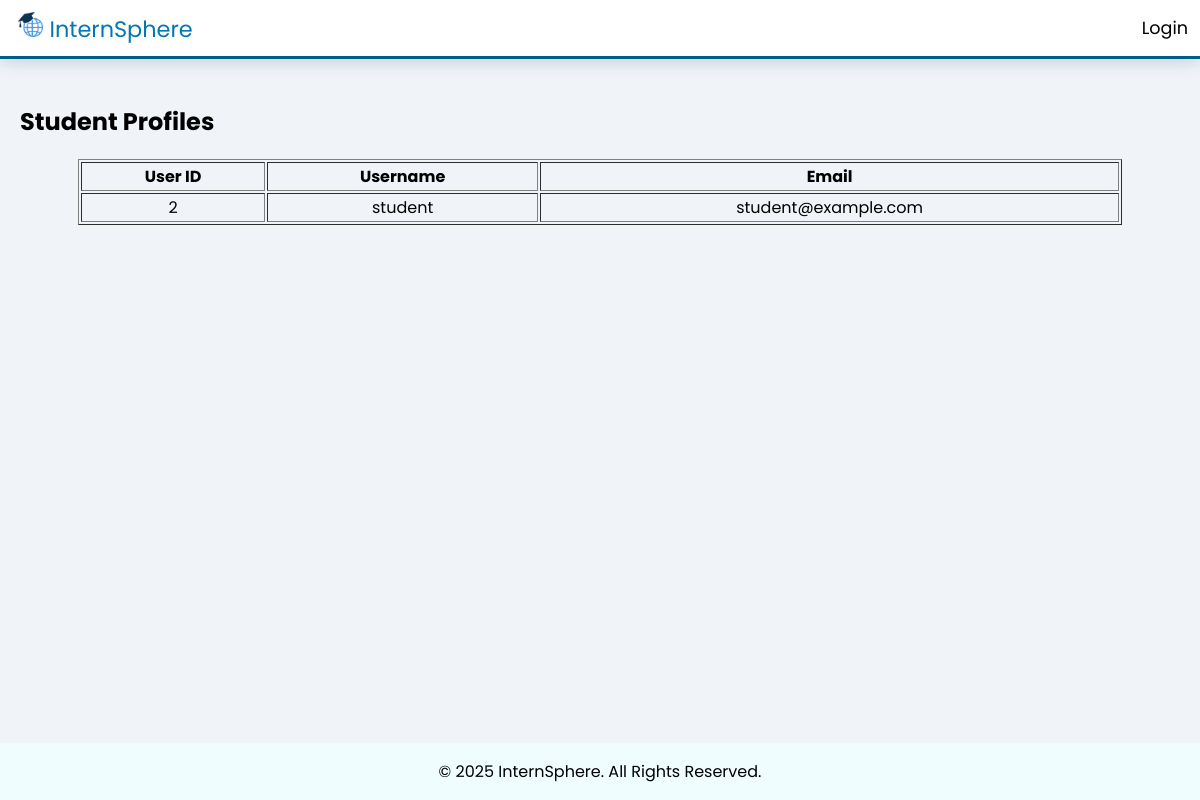
The page /pages/admin/tasks/student_profiles.php on the database its author committed.
### tables this page shows
CREATE TABLE student_profiles (
    id INT AUTO_INCREMENT PRIMARY KEY,
    user_id INT NOT NULL UNIQUE,
    student_id VARCHAR(20),
    first_name VARCHAR(50) NOT NULL,
    last_name VARCHAR(50) NOT NULL,
    phone VARCHAR(20),
    university VARCHAR(100),
    major VARCHAR(100),
    year_of_study INT,
    gpa DECIMAL(3,2),
    resume_path VARCHAR(255),
    portfolio_url VARCHAR(255),
    bio TEXT,
    skills TEXT,  
    languages TEXT,  
    FOREIGN KEY (user_id) REFERENCES users(user_id) ON DELETE CASCADE
);

CREATE TABLE users (
    user_id INT AUTO_INCREMENT PRIMARY KEY,
    username VARCHAR(50) NOT NULL UNIQUE,
    email VARCHAR(100) NOT NULL UNIQUE,
    password_hash VARCHAR(255) NOT NULL,
    user_type_id INT NOT NULL,
    last_login TIMESTAMP NULL,
    created_at TIMESTAMP DEFAULT CURRENT_TIMESTAMP,
    updated_at TIMESTAMP DEFAULT CURRENT_TIMESTAMP ON UPDATE CURRENT_TIMESTAMP,
    FOREIGN KEY (user_type_id) REFERENCES user_types(type_id)
);

### pages/admin/tasks/student_profiles.php (the view, shortened to what this page needs)
<?php
require_once '../../../includes/header.php';
?>
<div class="admin-panel-tasks">
    <h2>Student Profiles</h2>
    <table border="1" colspan="4" width="90%" align="center">
        <tr>
            <th>User ID</th>
            <th>Username</th>
            <th>Email</th>
        </tr>
        <?php
        $stmt = $db->query("SELECT * FROM users JOIN student_profiles AS sp ON sp.user_id = users.user_id WHERE user_type_id = 2;");
        while ($user = $stmt->fetch(PDO::FETCH_ASSOC)) {
            echo "<tr align='center'>
                    <td>{$user['user_id']}</td>
                    <td>{$user['username']}</td>
                    <td>{$user['email']}</td>
                </tr>";
        }
        ?>
    </table>
</div>
<?php
require_once '../../../includes/footer.php';
?>

### assets/css/style.css (style rules this page uses)
body { font-family: 'Poppins', sans-serif; margin: 0; padding: 0; background-color: #f0f4f8; }

### rows shown on the page
student_profiles: user "2", user.username "student", user.email "student@example.com"
